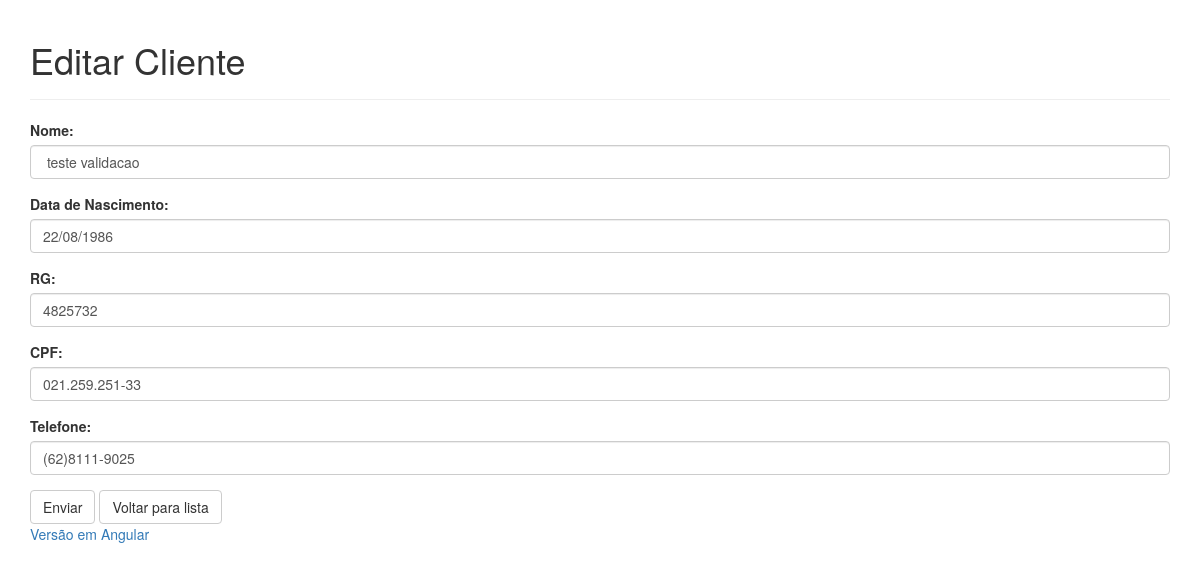
The app's page /public_html/clientes/editar/21 with its own data.
### tables this page shows
CREATE TABLE IF NOT EXISTS `clientes` (
  `id_cliente` int(10) unsigned NOT NULL AUTO_INCREMENT,
  `nome_cliente` varchar(255) DEFAULT NULL,
  `dt_nasc_cliente` date DEFAULT NULL,
  `rg_cliente` int(11) DEFAULT NULL,
  `cpf_cliente` varchar(14) DEFAULT NULL,
  `telefone_cliente` varchar(14) DEFAULT NULL,
  PRIMARY KEY (`id_cliente`)
);

### application/controllers/clientes.php (called while the page is built, shortened)
<?php
Class Clientes extends CI_Controller
{
    public function __construct()
    {
        $this->load->model('clientes_model', 'clientes');
    }
    public function editar($id =''){
        $data = array();
       $data['cliente'] =  $this->clientes->get_cliente($id);
        $this->load->library('form_validation');
        $this->load->view('layout/header');
        $this->load->view('editar_cliente', $data);
        $this->load->view('layout/footer');
    }
}

### public_html/index.php (called while the page is built, shortened)
<?php
require_once BASEPATH.'core/CodeIgniter.php';

### application/models/Clientes_model.php (called while the page is built, shortened)
<?php
class Clientes_model extends CI_Model {
    public function get_cliente($id)
    {
        $this->db->where('id_cliente',$id);
        $query = $this->db->get('clientes');
        return $query->result();
    }
}

### application/views/editar_cliente.php (the view, shortened to what this page needs)
<div class="container">
    <div class="row">
        <div class="col-lg-12 col-md-12 col-sm-12 col xs-12">
            <div class="page-header">
                <h1>Editar Cliente</h1>
            </div>
            <form id="form_cliente" method="POST" action ="<?php echo site_url('clientes/editar/'.$cliente[0]->id_cliente); ?>">
                <div class="form-group">
                    <label for="nome">Nome:</label>
                    <input type="text" class="form-control" id="nome" name="nome" placeholder="nome" value=" <?php echo (set_value('nome') != NULL)? set_value('nome'): $cliente[0]->nome_cliente; ?> ">
                </div>
                <div class="form-group">
                    <label for="nascimento">Data de Nascimento:</label>
                    <input type="text" class="form-control" id="nascimento" name="nascimento" placeholder="Data de Nascimento" value= "<?php echo (set_value('nascimento') != NULL)? set_value('nascimento'): date('d/m/Y', strtotime($cliente[0]->dt_nasc_cliente)); ?>">
                </div>
                <div class="form-group">
                    <label for="rg">RG:</label>
                    <input type="text" class="form-control" id="rg" name="rg" placeholder="RG" value="<?php echo (set_value('rg') != NULL)? set_value('rg'): $cliente[0]->rg_cliente; ?>">
                </div>
                <div class="form-group">
                    <label for="cpf">CPF:</label>
                    <input type="text" class="form-control" id="cpf" name="cpf" placeholder="CPF" value="<?php echo (set_value('cpf') != NULL)? set_value('cpf'): $cliente[0]->cpf_cliente; ?>">
                </div>
                <div class="form-group">
                    <label for="telefone">Telefone:</label>
                    <input type="text" class="form-control" id="telefone" name="telefone" placeholder="Telefone" value="<?php echo (set_value('telefone') != NULL)? set_value('telefone'): $cliente[0]->telefone_cliente; ?>">
                </div>
                <button type="submit" class="btn btn-default">Enviar</button>
                <a href="<?php echo site_url('clientes'); ?>" class="btn btn-default">Voltar para lista</a>
            </form>
        </div>
    </div>
</div>

### records on screen
clientes: nome "teste validacao", nascimento "22/08/1986", rg "4825732", cpf "021.259.251-33", telefone "(62)8111-9025"
